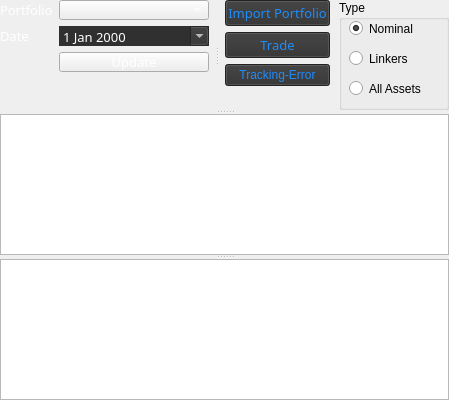
     <widget class="QSplitter" name="splitter_3">
      <property name="orientation">
       <enum>Qt::Vertical</enum>
      </property>
      <widget class="QWidget" name="layoutWidget">
       <layout class="QHBoxLayout" name="horizontalLayout">
        <item>
         <layout class="QFormLayout" name="formLayout">
          <item row="0" column="0">
           <widget class="QLabel" name="label">
            <property name="font">
             <font>
              <family>Bloomberg Prop Unicode N</family>
              <pointsize>10</pointsize>
             </font>
            </property>
            <property name="styleSheet">
             <string notr="true">color: rgb(255, 255, 255);</string>
            </property>
            <property name="text">
             <string>Portfolio</string>
            </property>
           </widget>
          </item>
          <item row="0" column="1">
           <widget class="QComboBox" name="comboBoxPortfolio">
            <property name="minimumSize">
             <size>
              <width>150</width>
              <height>20</height>
             </size>
            </property>
            <property name="maximumSize">
             <size>
              <width>150</width>
              <height>20</height>
             </size>
            </property>
            <property name="font">
             <font>
              <family>Bloomberg Prop Unicode N</family>
              <pointsize>10</pointsize>
             </font>
            </property>
            <property name="styleSheet">
             <string notr="true">color: rgb(255, 255, 255);</string>
            </property>
           </widget>
          </item>
          <item row="1" column="0">
           <widget class="QLabel" name="label_5">
            <property name="font">
             <font>
              <family>Bloomberg Prop Unicode N</family>
              <pointsize>10</pointsize>
             </font>
            </property>
            <property name="styleSheet">
             <string notr="true">color: rgb(255, 255, 255);</string>
            </property>
            <property name="text">
             <string>Date</string>
            </property>
           </widget>
          </item>
          <item row="1" column="1">
           <widget class="QDateEdit" name="dateEdit">
            <property name="enabled">
             <bool>false</bool>
            </property>
            <property name="minimumSize">
             <size>
              <width>150</width>
              <height>20</height>
             </size>
            </property>
            <property name="maximumSize">
             <size>
              <width>120</width>
              <height>20</height>
             </size>
            </property>
            <property name="palette">
             <palette>
              <active>
               <colorrole role="WindowText">
                <brush brushstyle="SolidPattern">
                 <color alpha="255">
                  <red>255</red>
                  <green>255</green>
                  <blue>255</blue>
                 </color>
                </brush>
               </colorrole>
               <colorrole role="Button">
                <brush brushstyle="SolidPattern">
                 <color alpha="255">
                  <red>48</red>
                  <green>48</green>
                  <blue>48</blue>
                 </color>
                </brush>
               </colorrole>
               <colorrole role="Text">
                <brush brushstyle="SolidPattern">
                 <color alpha="255">
                  <red>255</red>
                  <green>255</green>
                  <blue>255</blue>
                 </color>
                </brush>
               </colorrole>
               <colorrole role="ButtonText">
                <brush brushstyle="SolidPattern">
                 <color alpha="255">
                  <red>255</red>
                  <green>255</green>
                  <blue>255</blue>
                 </color>
                </brush>
               </colorrole>
               <colorrole role="Base">
                <brush brushstyle="SolidPattern">
                 <color alpha="255">
                  <red>48</red>
                  <green>48</green>
                  <blue>48</blue>
                 </color>
                </brush>
               </colorrole>
               <colorrole role="Window">
                <brush brushstyle="SolidPattern">
                 <color alpha="255">
                  <red>48</red>
                  <green>48</green>
                  <blue>48</blue>
                 </color>
                </brush>
               </colorrole>
               <colorrole role="Highlight">
                <brush brushstyle="SolidPattern">
                 <color alpha="255">
                  <red>48</red>
                  <green>48</green>
                  <blue>48</blue>
                 </color>
                </brush>
               </colorrole>
              </active>
              <inactive>
               <colorrole role="WindowText">
                <brush brushstyle="SolidPattern">
                 <color alpha="255">
                  <red>255</red>
                  <green>255</green>
                  <blue>255</blue>
                 </color>
                </brush>
               </colorrole>
               <colorrole role="Button">
                <brush brushstyle="SolidPattern">
                 <color alpha="255">
                  <red>48</red>
                  <green>48</green>
                  <blue>48</blue>
                 </color>
                </brush>
               </colorrole>
               <colorrole role="Text">
                <brush brushstyle="SolidPattern">
                 <color alpha="255">
                  <red>255</red>
                  <green>255</green>
                  <blue>255</blue>
                 </color>
                </brush>
               </colorrole>
               <colorrole role="ButtonText">
                <brush brushstyle="SolidPattern">
                 <color alpha="255">
                  <red>255</red>
                  <green>255</green>
                  <blue>255</blue>
                 </color>
                </brush>
               </colorrole>
               <colorrole role="Base">
                <brush brushstyle="SolidPattern">
                 <color alpha="255">
                  <red>48</red>
                  <green>48</green>
                  <blue>48</blue>
                 </color>
                </brush>
               </colorrole>
               <colorrole role="Window">
                <brush brushstyle="SolidPattern">
                 <color alpha="255">
                  <red>48</red>
                  <green>48</green>
                  <blue>48</blue>
                 </color>
                </brush>
               </colorrole>
               <colorrole role="Highlight">
                <brush brushstyle="SolidPattern">
                 <color alpha="255">
                  <red>48</red>
                  <green>48</green>
                  <blue>48</blue>
                 </color>
                </brush>
               </colorrole>
              </inactive>
              <disabled>
               <colorrole role="WindowText">
                <brush brushstyle="SolidPattern">
                 <color alpha="255">
                  <red>255</red>
                  <green>255</green>
                  <blue>255</blue>
                 </color>
                </brush>
               </colorrole>
               <colorrole role="Button">
                <brush brushstyle="SolidPattern">
                 <color alpha="255">
                  <red>48</red>
                  <green>48</green>
                  <blue>48</blue>
                 </color>
                </brush>
               </colorrole>
               <colorrole role="Text">
                <brush brushstyle="SolidPattern">
                 <color alpha="255">
                  <red>255</red>
                  <green>255</green>
                  <blue>255</blue>
                 </color>
                </brush>
               </colorrole>
               <colorrole role="ButtonText">
                <brush brushstyle="SolidPattern">
                 <color alpha="255">
                  <red>255</red>
                  <green>255</green>
                  <blue>255</blue>
                 </color>
                </brush>
               </colorrole>
               <colorrole role="Base">
                <brush brushstyle="SolidPattern">
                 <color alpha="255">
                  <red>48</red>
                  <green>48</green>
                  <blue>48</blue>
                 </color>
                </brush>
               </colorrole>
               <colorrole role="Window">
                <brush brushstyle="SolidPattern">
                 <color alpha="255">
                  <red>48</red>
                  <green>48</green>
                  <blue>48</blue>
                 </color>
                </brush>
               </colorrole>
               <colorrole role="Highlight">
                <brush brushstyle="SolidPattern">
                 <color alpha="255">
                  <red>51</red>
                  <green>153</green>
                  <blue>255</blue>
                 </color>
                </brush>
               </colorrole>
              </disabled>
             </palette>
            </property>
            <property name="font">
             <font>
              <family>Bloomberg Prop Unicode N</family>
              <pointsize>10</pointsize>
             </font>
            </property>
            <property name="accessibleName">
             <string/>
            </property>
            <property name="accessibleDescription">
             <string/>
            </property>
            <property name="autoFillBackground">
             <bool>true</bool>
            </property>
            <property name="styleSheet">
             <string notr="true">color: rgb(255, 255, 255);</string>
            </property>
            <property name="wrapping">
             <bool>false</bool>
            </property>
            <property name="frame">
             <bool>false</bool>
            </property>
            <property name="buttonSymbols">
             <enum>QAbstractSpinBox::UpDownArrows</enum>
            </property>
            <property name="calendarPopup">
             <bool>true</bool>
            </property>
           </widget>
          </item>
          <item row="2" column="1">
           <widget class="QPushButton" name="pushButtonUpdate">
            <property name="minimumSize">
             <size>
              <width>150</width>
              <height>20</height>
             </size>
            </property>
            <property name="maximumSize">
             <size>
              <width>120</width>
              <height>20</height>
             </size>
            </property>
            <property name="font">
             <font>
              <family>Bloomberg Prop Unicode N</family>
              <pointsize>10</pointsize>
             </font>
            </property>
            <property name="styleSheet">
             <string notr="true">color: rgb(255, 255, 255);</string>
            </property>
            <property name="text">
             <string>Update</string>
            </property>
           </widget>
          </item>
         </layout>
        </item>
        <item>
         <widget class="QSplitter" name="splitter_2">
          <property name="orientation">
           <enum>Qt::Horizontal</enum>
          </property>
          <widget class="MatplotlibWidget" name="mplwidgetCurrencyExposures">
           <property name="enabled">
            <bool>true</bool>
           </property>
           <property name="sizePolicy">
            <sizepolicy hsizetype="Expanding" vsizetype="Expanding">
             <horstretch>0</horstretch>
             <verstretch>0</verstretch>
            </sizepolicy>
           </property>
           <property name="minimumSize">
            <size>
             <width>0</width>
             <height>0</height>
            </size>
           </property>
           <property name="maximumSize">
            <size>
             <width>16777215</width>
             <height>16777215</height>
            </size>
           </property>
           <property name="palette">
            <palette>
             <active>
              <colorrole role="WindowText">
               <brush brushstyle="SolidPattern">
                <color alpha="255">
                 <red>48</red>
                 <green>48</green>
                 <blue>48</blue>
                </color>
               </brush>
              </colorrole>
              <colorrole role="Button">
               <brush brushstyle="SolidPattern">
                <color alpha="255">
                 <red>48</red>
                 <green>48</green>
                 <blue>48</blue>
                </color>
               </brush>
              </colorrole>
              <colorrole role="Text">
               <brush brushstyle="SolidPattern">
                <color alpha="255">
                 <red>48</red>
                 <green>48</green>
                 <blue>48</blue>
                </color>
               </brush>
              </colorrole>
              <colorrole role="ButtonText">
               <brush brushstyle="SolidPattern">
                <color alpha="255">
                 <red>48</red>
                 <green>48</green>
                 <blue>48</blue>
                </color>
               </brush>
              </colorrole>
              <colorrole role="Base">
               <brush brushstyle="SolidPattern">
                <color alpha="255">
                 <red>48</red>
                 <green>48</green>
                 <blue>48</blue>
                </color>
               </brush>
              </colorrole>
              <colorrole role="Window">
               <brush brushstyle="SolidPattern">
                <color alpha="255">
                 <red>48</red>
                 <green>48</green>
                 <blue>48</blue>
                </color>
               </brush>
              </colorrole>
             </active>
             <inactive>
              <colorrole role="WindowText">
               <brush brushstyle="SolidPattern">
                <color alpha="255">
                 <red>48</red>
                 <green>48</green>
                 <blue>48</blue>
                </color>
               </brush>
              </colorrole>
              <colorrole role="Button">
               <brush brushstyle="SolidPattern">
                <color alpha="255">
                 <red>48</red>
                 <green>48</green>
                 <blue>48</blue>
                </color>
               </brush>
              </colorrole>
              <colorrole role="Text">
               <brush brushstyle="SolidPattern">
                <color alpha="255">
                 <red>48</red>
                 <green>48</green>
                 <blue>48</blue>
                </color>
               </brush>
              </colorrole>
              <colorrole role="ButtonText">
               <brush brushstyle="SolidPattern">
                <color alpha="255">
                 <red>48</red>
                 <green>48</green>
                 <blue>48</blue>
                </color>
               </brush>
              </colorrole>
              <colorrole role="Base">
               <brush brushstyle="SolidPattern">
                <color alpha="255">
                 <red>48</red>
                 <green>48</green>
                 <blue>48</blue>
                </color>
               </brush>
              </colorrole>
              <colorrole role="Window">
               <brush brushstyle="SolidPattern">
                <color alpha="255">
                 <red>48</red>
                 <green>48</green>
                 <blue>48</blue>
                </color>
               </brush>
              </colorrole>
             </inactive>
             <disabled>
              <colorrole role="WindowText">
               <brush brushstyle="SolidPattern">
                <color alpha="255">
                 <red>48</red>
                 <green>48</green>
                 <blue>48</blue>
                </color>
               </brush>
              </colorrole>
              <colorrole role="Button">
               <brush brushstyle="SolidPattern">
                <color alpha="255">
                 <red>48</red>
                 <green>48</green>
                 <blue>48</blue>
                </color>
               </brush>
              </colorrole>
              <colorrole role="Text">
               <brush brushstyle="SolidPattern">
                <color alpha="255">
                 <red>48</red>
                 <green>48</green>
                 <blue>48</blue>
                </color>
               </brush>
              </colorrole>
              <colorrole role="ButtonText">
               <brush brushstyle="SolidPattern">
                <color alpha="255">
                 <red>48</red>
                 <green>48</green>
                 <blue>48</blue>
                </color>
               </brush>
              </colorrole>
              <colorrole role="Base">
               <brush brushstyle="SolidPattern">
                <color alpha="255">
                 <red>48</red>
                 <green>48</green>
                 <blue>48</blue>
                </color>
               </brush>
              </colorrole>
              <colorrole role="Window">
               <brush brushstyle="SolidPattern">
                <color alpha="255">
                 <red>48</red>
                 <green>48</green>
                 <blue>48</blue>
                </color>
               </brush>
              </colorrole>
             </disabled>
            </palette>
           </property>
           <property name="font">
            <font>
             <family>Bloomberg Prop Unicode N</family>
             <pointsize>10</pointsize>
            </font>
           </property>
           <property name="cursor">
            <cursorShape>CrossCursor</cursorShape>
           </property>
           <property name="mouseTracking">
            <bool>false</bool>
           </property>
           <property name="focusPolicy">
            <enum>Qt::NoFocus</enum>
           </property>
           <property name="contextMenuPolicy">
            <enum>Qt::DefaultContextMenu</enum>
           </property>
           <property name="autoFillBackground">
            <bool>false</bool>
           </property>
           <property name="styleSheet">
            <string notr="true">background-color: rgb(48, 48, 48);
color: rgb(48, 48, 48);</string>
           </property>
          </widget>
          <widget class="MatplotlibWidget" name="mplwidgetOADExposures">
           <property name="enabled">
            <bool>true</bool>
           </property>
           <property name="sizePolicy">
            <sizepolicy hsizetype="Expanding" vsizetype="Expanding">
             <horstretch>0</horstretch>
             <verstretch>0</verstretch>
            </sizepolicy>
           </property>
           <property name="minimumSize">
            <size>
             <width>0</width>
             <height>0</height>
            </size>
           </property>
           <property name="maximumSize">
            <size>
             <width>16777215</width>
             <height>16777215</height>
            </size>
           </property>
           <property name="palette">
            <palette>
             <active>
              <colorrole role="WindowText">
               <brush brushstyle="SolidPattern">
                <color alpha="255">
                 <red>48</red>
                 <green>48</green>
                 <blue>48</blue>
                </color>
               </brush>
              </colorrole>
              <colorrole role="Button">
               <brush brushstyle="SolidPattern">
                <color alpha="255">
                 <red>48</red>
                 <green>48</green>
                 <blue>48</blue>
                </color>
               </brush>
              </colorrole>
              <colorrole role="Text">
               <brush brushstyle="SolidPattern">
                <color alpha="255">
                 <red>48</red>
                 <green>48</green>
                 <blue>48</blue>
                </color>
               </brush>
              </colorrole>
              <colorrole role="ButtonText">
               <brush brushstyle="SolidPattern">
                <color alpha="255">
                 <red>48</red>
                 <green>48</green>
                 <blue>48</blue>
                </color>
               </brush>
              </colorrole>
              <colorrole role="Base">
               <brush brushstyle="SolidPattern">
                <color alpha="255">
                 <red>48</red>
                 <green>48</green>
                 <blue>48</blue>
                </color>
               </brush>
              </colorrole>
              <colorrole role="Window">
               <brush brushstyle="SolidPattern">
                <color alpha="255">
                 <red>48</red>
                 <green>48</green>
                 <blue>48</blue>
                </color>
               </brush>
              </colorrole>
             </active>
             <inactive>
              <colorrole role="WindowText">
               <brush brushstyle="SolidPattern">
                <color alpha="255">
                 <red>48</red>
                 <green>48</green>
                 <blue>48</blue>
                </color>
               </brush>
              </colorrole>
              <colorrole role="Button">
               <brush brushstyle="SolidPattern">
                <color alpha="255">
                 <red>48</red>
                 <green>48</green>
                 <blue>48</blue>
                </color>
               </brush>
              </colorrole>
              <colorrole role="Text">
               <brush brushstyle="SolidPattern">
                <color alpha="255">
                 <red>48</red>
                 <green>48</green>
                 <blue>48</blue>
                </color>
               </brush>
              </colorrole>
              <colorrole role="ButtonText">
               <brush brushstyle="SolidPattern">
                <color alpha="255">
                 <red>48</red>
                 <green>48</green>
                 <blue>48</blue>
                </color>
               </brush>
              </colorrole>
              <colorrole role="Base">
               <brush brushstyle="SolidPattern">
                <color alpha="255">
                 <red>48</red>
                 <green>48</green>
                 <blue>48</blue>
                </color>
               </brush>
              </colorrole>
              <colorrole role="Window">
               <brush brushstyle="SolidPattern">
                <color alpha="255">
                 <red>48</red>
                 <green>48</green>
                 <blue>48</blue>
                </color>
               </brush>
              </colorrole>
             </inactive>
             <disabled>
              <colorrole role="WindowText">
               <brush brushstyle="SolidPattern">
                <color alpha="255">
                 <red>48</red>
                 <green>48</green>
                 <blue>48</blue>
                </color>
               </brush>
              </colorrole>
              <colorrole role="Button">
               <brush brushstyle="SolidPattern">
                <color alpha="255">
                 <red>48</red>
                 <green>48</green>
                 <blue>48</blue>
                </color>
               </brush>
              </colorrole>
              <colorrole role="Text">
               <brush brushstyle="SolidPattern">
                <color alpha="255">
                 <red>48</red>
                 <green>48</green>
                 <blue>48</blue>
                </color>
               </brush>
              </colorrole>
              <colorrole role="ButtonText">
               <brush brushstyle="SolidPattern">
                <color alpha="255">
                 <red>48</red>
                 <green>48</green>
                 <blue>48</blue>
                </color>
               </brush>
              </colorrole>
              <colorrole role="Base">
               <brush brushstyle="SolidPattern">
                <color alpha="255">
                 <red>48</red>
                 <green>48</green>
                 <blue>48</blue>
                </color>
               </brush>
              </colorrole>
              <colorrole role="Window">
               <brush brushstyle="SolidPattern">
                <color alpha="255">
                 <red>48</red>
                 <green>48</green>
                 <blue>48</blue>
                </color>
               </brush>
              </colorrole>
             </disabled>
            </palette>
           </property>
           <property name="font">
            <font>
             <family>Bloomberg Prop Unicode N</family>
             <pointsize>10</pointsize>
            </font>
           </property>
           <property name="cursor">
            <cursorShape>CrossCursor</cursorShape>
           </property>
           <property name="mouseTracking">
            <bool>false</bool>
           </property>
           <property name="focusPolicy">
            <enum>Qt::NoFocus</enum>
           </property>
           <property name="contextMenuPolicy">
            <enum>Qt::DefaultContextMenu</enum>
           </property>
           <property name="autoFillBackground">
            <bool>false</bool>
           </property>
           <property name="styleSheet">
            <string notr="true">background-color: rgb(48, 48, 48);
color: rgb(48, 48, 48);</string>
           </property>
          </widget>
         </widget>
        </item>
        <item>
         <layout class="QVBoxLayout" name="verticalLayout_2">
          <item>
           <layout class="QVBoxLayout" name="verticalLayout">
            <item>
             <widget class="QPushButton" name="pushButtonImport">
              <property name="maximumSize">
               <size>
                <width>105</width>
                <height>16777215</height>
               </size>
              </property>
              <property name="font">
               <font>
                <family>Bloomberg Prop Unicode N</family>
                <pointsize>10</pointsize>
                <weight>50</weight>
                <italic>false</italic>
                <bold>false</bold>
               </font>
              </property>
              <property name="autoFillBackground">
               <bool>false</bool>
              </property>
              <property name="styleSheet">
               <string notr="true">background-color: rgb(48, 48, 48);
color: rgb(30, 140, 250);</string>
              </property>
              <property name="text">
               <string>Import Portfolio</string>
              </property>
             </widget>
            </item>
            <item>
             <widget class="QPushButton" name="pushButtonTrade">
              <property name="maximumSize">
               <size>
                <width>105</width>
                <height>16777215</height>
               </size>
              </property>
              <property name="font">
               <font>
                <family>Bloomberg Prop Unicode N</family>
                <pointsize>10</pointsize>
                <weight>50</weight>
                <italic>false</italic>
                <bold>false</bold>
               </font>
              </property>
              <property name="autoFillBackground">
               <bool>false</bool>
              </property>
              <property name="styleSheet">
               <string notr="true">background-color: rgb(48, 48, 48);
color: rgb(30, 140, 250);</string>
              </property>
              <property name="text">
               <string>Trade</string>
              </property>
             </widget>
            </item>
            <item>
             <widget class="QPushButton" name="pushButtonTE">
              <property name="maximumSize">
               <size>
                <width>105</width>
                <height>16777215</height>
               </size>
              </property>
              <property name="styleSheet">
               <string notr="true">background-color: rgb(48, 48, 48);
color: rgb(30, 140, 250);</string>
              </property>
              <property name="text">
               <string>Tracking-Error</string>
              </property>
             </widget>
            </item>
           </layout>
          </item>
          <item>
           <spacer name="verticalSpacer_2">
            <property name="orientation">
             <enum>Qt::Vertical</enum>
            </property>
            <property name="sizeHint" stdset="0">
             <size>
              <width>108</width>
              <height>13</height>
             </size>
            </property>
           </spacer>
          </item>
         </layout>
        </item>
        <item>
         <layout class="QVBoxLayout" name="verticalLayout_4">
          <item>
           <widget class="QGroupBox" name="groupBox">
            <property name="minimumSize">
             <size>
              <width>110</width>
              <height>110</height>
             </size>
            </property>
            <property name="maximumSize">
             <size>
              <width>110</width>
              <height>115</height>
             </size>
            </property>
            <property name="title">
             <string>Type</string>
            </property>
            <property name="flat">
             <bool>false</bool>
            </property>
            <property name="checkable">
             <bool>false</bool>
            </property>
            <widget class="QRadioButton" name="radioButtonNominal">
             <property name="geometry">
              <rect>
               <x>10</x>
               <y>20</y>
               <width>71</width>
               <height>17</height>
              </rect>
             </property>
             <property name="text">
              <string>Nominal</string>
             </property>
             <property name="checked">
              <bool>true</bool>
             </property>
            </widget>
            <widget class="QRadioButton" name="radioButtonLinker">
             <property name="geometry">
              <rect>
               <x>10</x>
               <y>50</y>
               <width>71</width>
               <height>17</height>
              </rect>
             </property>
             <property name="text">
              <string>Linkers</string>
             </property>
            </widget>
            <widget class="QRadioButton" name="radioButtonAllAssets">
             <property name="geometry">
              <rect>
               <x>10</x>
               <y>80</y>
               <width>81</width>
               <height>17</height>
              </rect>
             </property>
             <property name="text">
              <string>All Assets</string>
             </property>
            </widget>
           </widget>
          </item>
          <item>
           <spacer name="verticalSpacer_3">
            <property name="orientation">
             <enum>Qt::Vertical</enum>
            </property>
            <property name="sizeHint" stdset="0">
             <size>
              <width>98</width>
              <height>17</height>
             </size>
            </property>
           </spacer>
          </item>
         </layout>
        </item>
       </layout>
      </widget>
      <widget class="QSplitter" name="splitter">
       <property name="orientation">
        <enum>Qt::Vertical</enum>
       </property>
       <widget class="QTableWidget" name="tableExposures">
        <property name="sizePolicy">
         <sizepolicy hsizetype="Expanding" vsizetype="Expanding">
          <horstretch>0</horstretch>
          <verstretch>0</verstretch>
         </sizepolicy>
        </property>
        <property name="sortingEnabled">
         <bool>true</bool>
        </property>
       </widget>
       <widget class="QTableWidget" name="tablePositions">
        <property name="sizePolicy">
         <sizepolicy hsizetype="Expanding" vsizetype="Expanding">
          <horstretch>0</horstretch>
          <verstretch>0</verstretch>
         </sizepolicy>
        </property>
        <property name="sortingEnabled">
         <bool>true</bool>
        </property>
       </widget>
      </widget>
     </widget>
